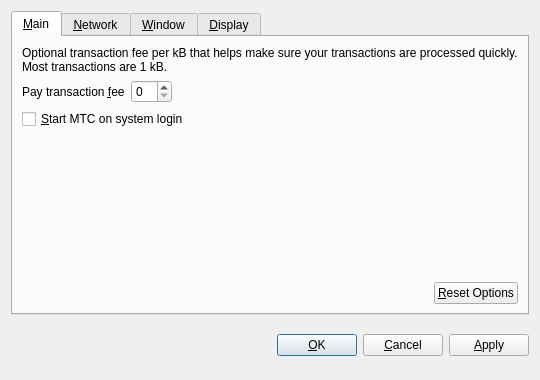
<?xml version="1.0" encoding="UTF-8"?>
<ui version="4.0">
 <class>OptionsDialog</class>
 <widget class="QDialog" name="OptionsDialog">
  <property name="geometry">
   <rect>
    <x>0</x>
    <y>0</y>
    <width>540</width>
    <height>380</height>
   </rect>
  </property>
  <property name="windowTitle">
   <string>Options</string>
  </property>
  <property name="modal">
   <bool>true</bool>
  </property>
  <layout class="QVBoxLayout" name="verticalLayout">
   <item>
    <widget class="QTabWidget" name="tabWidget">
     <property name="tabPosition">
      <enum>QTabWidget::North</enum>
     </property>
     <property name="currentIndex">
      <number>0</number>
     </property>
     <widget class="QWidget" name="tabMain">
      <attribute name="title">
       <string>&amp;Main</string>
      </attribute>
      <layout class="QVBoxLayout" name="verticalLayout_Main">
       <item>
        <widget class="QLabel" name="transactionFeeInfoLabel">
         <property name="text">
          <string>Optional transaction fee per kB that helps make sure your transactions are processed quickly. Most transactions are 1 kB.</string>
         </property>
         <property name="textFormat">
          <enum>Qt::PlainText</enum>
         </property>
         <property name="wordWrap">
          <bool>true</bool>
         </property>
        </widget>
       </item>
       <item>
        <layout class="QHBoxLayout" name="horizontalLayout_1_Main">
         <item>
          <widget class="QLabel" name="transactionFeeLabel">
           <property name="text">
            <string>Pay transaction &amp;fee</string>
           </property>
           <property name="textFormat">
            <enum>Qt::PlainText</enum>
           </property>
           <property name="buddy">
            <cstring>transactionFee</cstring>
           </property>
          </widget>
         </item>
         <item>
          <widget class="BitcoinAmountField" name="transactionFee"/>
         </item>
         <item>
          <spacer name="horizontalSpacer_1_Main">
           <property name="orientation">
            <enum>Qt::Horizontal</enum>
           </property>
           <property name="sizeHint" stdset="0">
            <size>
             <width>40</width>
             <height>20</height>
            </size>
           </property>
          </spacer>
         </item>
        </layout>
       </item>
       <item>
        <widget class="QCheckBox" name="bitcoinAtStartup">
         <property name="toolTip">
          <string>Automatically start MTC after logging in to the system.</string>
         </property>
         <property name="text">
          <string>&amp;Start MTC on system login</string>
         </property>
        </widget>
       </item>
       <item>
        <spacer name="verticalSpacer_Main">
         <property name="orientation">
          <enum>Qt::Vertical</enum>
         </property>
         <property name="sizeHint" stdset="0">
          <size>
           <width>20</width>
           <height>40</height>
          </size>
         </property>
        </spacer>
       </item>
       <item>
        <layout class="QHBoxLayout" name="horizontalLayout_2_Main">
         <item>
          <spacer name="horizontalSpacer_2_Main">
           <property name="orientation">
            <enum>Qt::Horizontal</enum>
           </property>
           <property name="sizeHint" stdset="0">
            <size>
             <width>40</width>
             <height>20</height>
            </size>
           </property>
          </spacer>
         </item>
         <item>
          <widget class="QPushButton" name="resetButton">
           <property name="toolTip">
            <string>Reset all client options to default.</string>
           </property>
           <property name="text">
            <string>&amp;Reset Options</string>
           </property>
           <property name="autoDefault">
            <bool>false</bool>
           </property>
          </widget>
         </item>
        </layout>
       </item>
      </layout>
     </widget>
     <widget class="QWidget" name="tabNetwork">
      <attribute name="title">
       <string>&amp;Network</string>
      </attribute>
      <layout class="QVBoxLayout" name="verticalLayout_Network">
       <item>
        <widget class="QCheckBox" name="mapPortUpnp">
         <property name="toolTip">
          <string>Automatically open the MTC client port on the router. This only works when your router supports UPnP and it is enabled.</string>
         </property>
         <property name="text">
          <string>Map port using &amp;UPnP</string>
         </property>
        </widget>
       </item>
       <item>
        <widget class="QCheckBox" name="connectSocks">
         <property name="toolTip">
          <string>Connect to the MTC network through a SOCKS proxy (e.g. when connecting through Tor).</string>
         </property>
         <property name="text">
          <string>&amp;Connect through SOCKS proxy:</string>
         </property>
        </widget>
       </item>
       <item>
        <layout class="QHBoxLayout" name="horizontalLayout_Network">
         <item>
          <widget class="QLabel" name="proxyIpLabel">
           <property name="text">
            <string>Proxy &amp;IP:</string>
           </property>
           <property name="textFormat">
            <enum>Qt::PlainText</enum>
           </property>
           <property name="buddy">
            <cstring>proxyIp</cstring>
           </property>
          </widget>
         </item>
         <item>
          <widget class="QValidatedLineEdit" name="proxyIp">
           <property name="maximumSize">
            <size>
             <width>140</width>
             <height>16777215</height>
            </size>
           </property>
           <property name="toolTip">
            <string>IP address of the proxy (e.g. 127.0.0.1)</string>
           </property>
          </widget>
         </item>
         <item>
          <widget class="QLabel" name="proxyPortLabel">
           <property name="text">
            <string>&amp;Port:</string>
           </property>
           <property name="textFormat">
            <enum>Qt::PlainText</enum>
           </property>
           <property name="buddy">
            <cstring>proxyPort</cstring>
           </property>
          </widget>
         </item>
         <item>
          <widget class="QLineEdit" name="proxyPort">
           <property name="maximumSize">
            <size>
             <width>55</width>
             <height>16777215</height>
            </size>
           </property>
           <property name="toolTip">
            <string>Port of the proxy (e.g. 9050)</string>
           </property>
          </widget>
         </item>
         <item>
          <widget class="QLabel" name="socksVersionLabel">
           <property name="text">
            <string>SOCKS &amp;Version:</string>
           </property>
           <property name="textFormat">
            <enum>Qt::PlainText</enum>
           </property>
           <property name="buddy">
            <cstring>socksVersion</cstring>
           </property>
          </widget>
         </item>
         <item>
          <widget class="QValueComboBox" name="socksVersion">
           <property name="toolTip">
            <string>SOCKS version of the proxy (e.g. 5)</string>
           </property>
          </widget>
         </item>
         <item>
          <spacer name="horizontalSpacer_Network">
           <property name="orientation">
            <enum>Qt::Horizontal</enum>
           </property>
           <property name="sizeHint" stdset="0">
            <size>
             <width>40</width>
             <height>20</height>
            </size>
           </property>
          </spacer>
         </item>
        </layout>
       </item>
       <item>
        <spacer name="verticalSpacer_Network">
         <property name="orientation">
          <enum>Qt::Vertical</enum>
         </property>
         <property name="sizeHint" stdset="0">
          <size>
           <width>20</width>
           <height>40</height>
          </size>
         </property>
        </spacer>
       </item>
      </layout>
     </widget>
     <widget class="QWidget" name="tabWindow">
      <attribute name="title">
       <string>&amp;Window</string>
      </attribute>
      <layout class="QVBoxLayout" name="verticalLayout_Window">
       <item>
        <widget class="QCheckBox" name="minimizeToTray">
         <property name="toolTip">
          <string>Show only a tray icon after minimizing the window.</string>
         </property>
         <property name="text">
          <string>&amp;Minimize to the tray instead of the taskbar</string>
         </property>
        </widget>
       </item>
       <item>
        <widget class="QCheckBox" name="minimizeOnClose">
         <property name="toolTip">
          <string>Minimize instead of exit the application when the window is closed. When this option is enabled, the application will be closed only after selecting Quit in the menu.</string>
         </property>
         <property name="text">
          <string>M&amp;inimize on close</string>
         </property>
        </widget>
       </item>
       <item>
        <spacer name="verticalSpacer_Window">
         <property name="orientation">
          <enum>Qt::Vertical</enum>
         </property>
         <property name="sizeHint" stdset="0">
          <size>
           <width>20</width>
           <height>40</height>
          </size>
         </property>
        </spacer>
       </item>
      </layout>
     </widget>
     <widget class="QWidget" name="tabDisplay">
      <attribute name="title">
       <string>&amp;Display</string>
      </attribute>
      <layout class="QVBoxLayout" name="verticalLayout_Display">
       <item>
        <layout class="QHBoxLayout" name="horizontalLayout_1_Display">
         <item>
          <widget class="QLabel" name="langLabel">
           <property name="text">
            <string>User Interface &amp;language:</string>
           </property>
           <property name="textFormat">
            <enum>Qt::PlainText</enum>
           </property>
           <property name="buddy">
            <cstring>lang</cstring>
           </property>
          </widget>
         </item>
         <item>
          <widget class="QValueComboBox" name="lang">
           <property name="toolTip">
            <string>The user interface language can be set here. This setting will take effect after restarting MTC.</string>
           </property>
          </widget>
         </item>
        </layout>
       </item>
       <item>
        <layout class="QHBoxLayout" name="horizontalLayout_2_Display">
         <item>
          <widget class="QLabel" name="unitLabel">
           <property name="text">
            <string>&amp;Unit to show amounts in:</string>
           </property>
           <property name="textFormat">
            <enum>Qt::PlainText</enum>
           </property>
           <property name="buddy">
            <cstring>unit</cstring>
           </property>
          </widget>
         </item>
         <item>
          <widget class="QValueComboBox" name="unit">
           <property name="toolTip">
            <string>Choose the default subdivision unit to show in the interface and when sending coins.</string>
           </property>
          </widget>
         </item>
        </layout>
       </item>
       <item>
        <widget class="QCheckBox" name="displayAddresses">
         <property name="toolTip">
          <string>Whether to show MTC addresses in the transaction list or not.</string>
         </property>
         <property name="text">
          <string>&amp;Display addresses in transaction list</string>
         </property>
        </widget>
       </item>
       <item>
        <widget class="QCheckBox" name="coinControlFeatures">
         <property name="toolTip">
          <string>Whether to show coin control features or not.</string>
         </property>
         <property name="text">
          <string>Display coin &amp;control features (experts only!)</string>
         </property>
        </widget>
       </item>
       <item>
        <spacer name="verticalSpacer_Display">
         <property name="orientation">
          <enum>Qt::Vertical</enum>
         </property>
         <property name="sizeHint" stdset="0">
          <size>
           <width>20</width>
           <height>40</height>
          </size>
         </property>
        </spacer>
       </item>
      </layout>
     </widget>
    </widget>
   </item>
   <item>
    <layout class="QHBoxLayout" name="horizontalLayout_Buttons">
     <item>
      <spacer name="horizontalSpacer_1">
       <property name="orientation">
        <enum>Qt::Horizontal</enum>
       </property>
       <property name="sizeHint" stdset="0">
        <size>
         <width>40</width>
         <height>48</height>
        </size>
       </property>
      </spacer>
     </item>
     <item>
      <widget class="QLabel" name="statusLabel">
       <property name="font">
        <font>
         <weight>75</weight>
         <bold>true</bold>
        </font>
       </property>
       <property name="text">
        <string/>
       </property>
       <property name="textFormat">
        <enum>Qt::PlainText</enum>
       </property>
       <property name="wordWrap">
        <bool>true</bool>
       </property>
      </widget>
     </item>
     <item>
      <spacer name="horizontalSpacer_2">
       <property name="orientation">
        <enum>Qt::Horizontal</enum>
       </property>
       <property name="sizeHint" stdset="0">
        <size>
         <width>40</width>
         <height>48</height>
        </size>
       </property>
      </spacer>
     </item>
     <item>
      <widget class="QPushButton" name="okButton">
       <property name="text">
        <string>&amp;OK</string>
       </property>
      </widget>
     </item>
     <item>
      <widget class="QPushButton" name="cancelButton">
       <property name="text">
        <string>&amp;Cancel</string>
       </property>
       <property name="autoDefault">
        <bool>false</bool>
       </property>
      </widget>
     </item>
     <item>
      <widget class="QPushButton" name="applyButton">
       <property name="text">
        <string>&amp;Apply</string>
       </property>
       <property name="autoDefault">
        <bool>false</bool>
       </property>
      </widget>
     </item>
    </layout>
   </item>
  </layout>
 </widget>
 <customwidgets>
  <customwidget>
   <class>BitcoinAmountField</class>
   <extends>QSpinBox</extends>
   <header>bitcoinamountfield.h</header>
  </customwidget>
  <customwidget>
   <class>QValueComboBox</class>
   <extends>QComboBox</extends>
   <header>qvaluecombobox.h</header>
  </customwidget>
  <customwidget>
   <class>QValidatedLineEdit</class>
   <extends>QLineEdit</extends>
   <header>qvalidatedlineedit.h</header>
  </customwidget>
 </customwidgets>
 <resources/>
 <connections/>
</ui>
